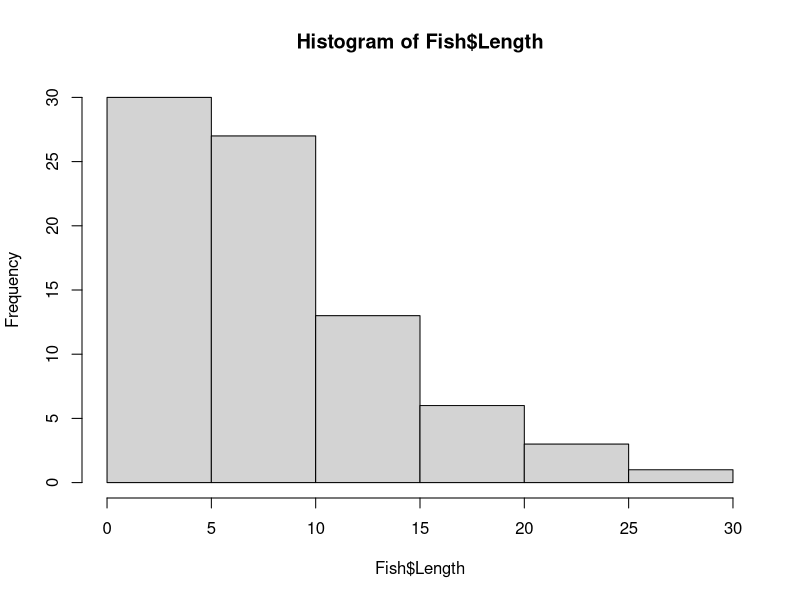
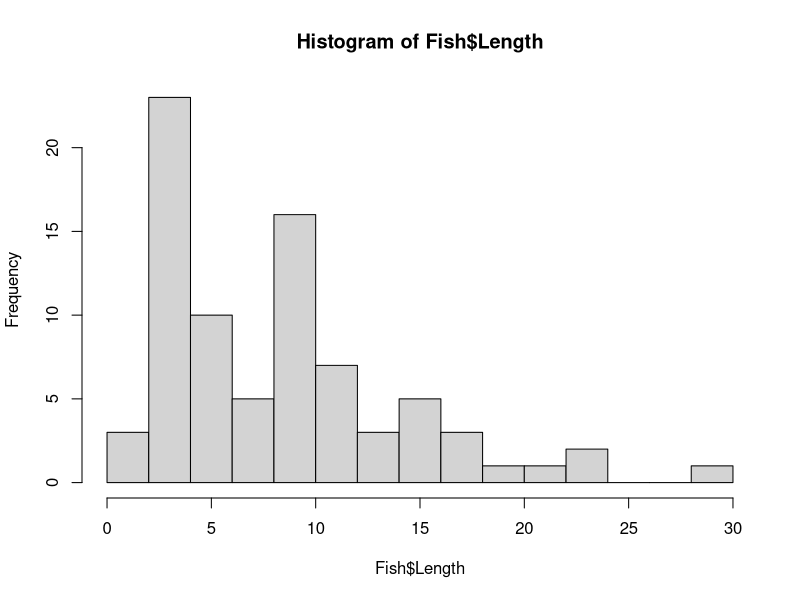
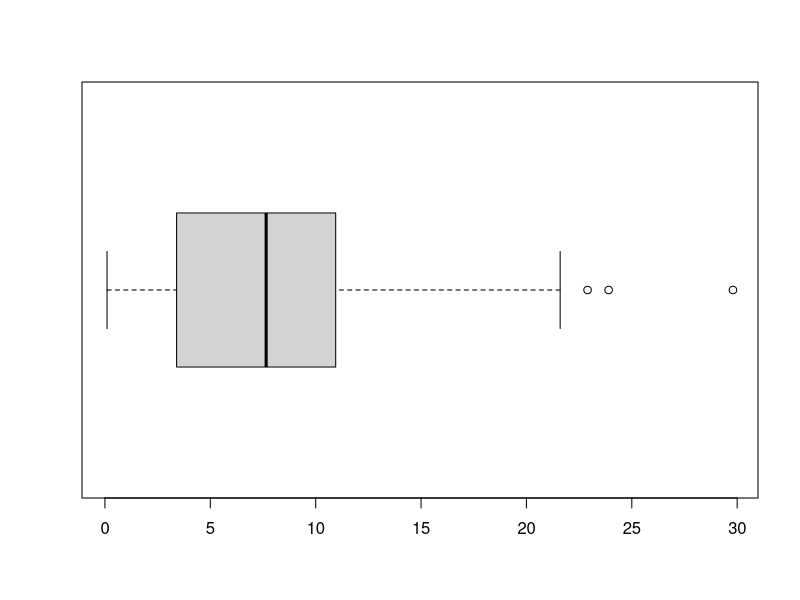
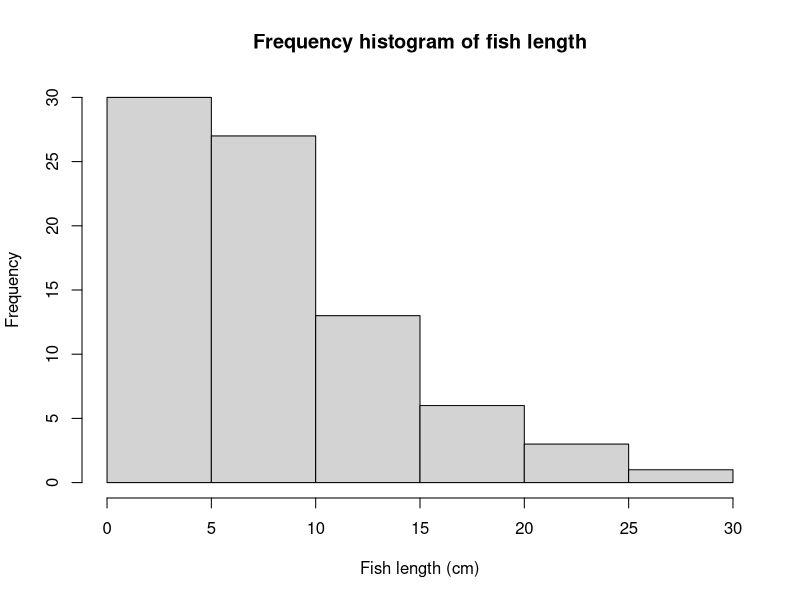
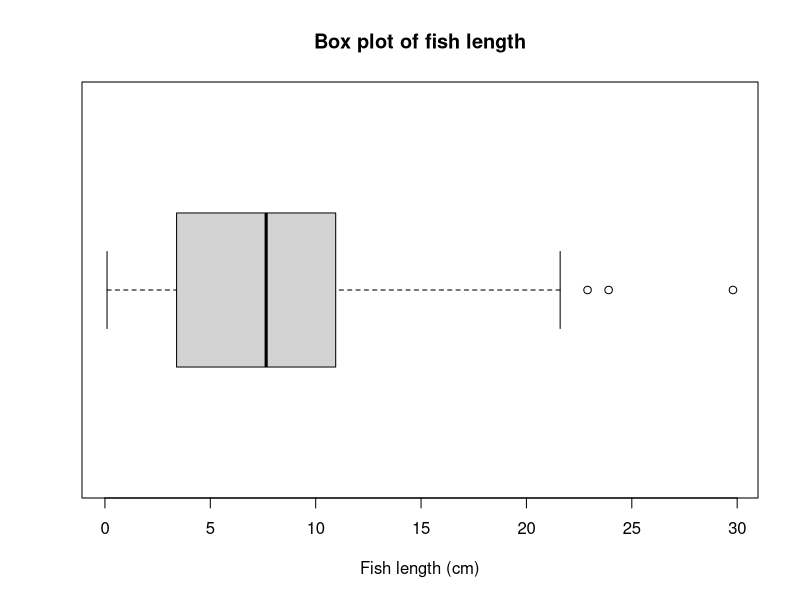
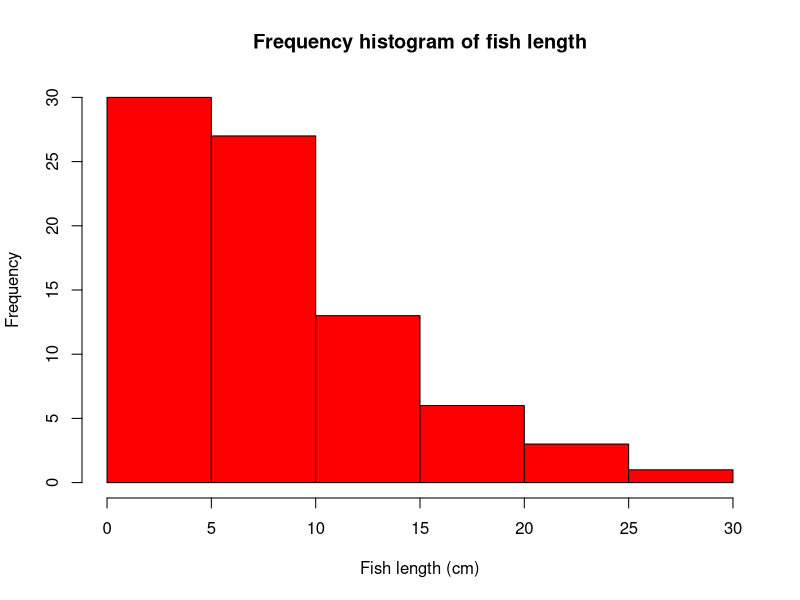

R code for these plots, in order:
## ---- chunk 1
Fish <- read.csv(file = "Estuary_fish.csv")
## ---- chunk 2
hist(Fish$Length)
## ---- chunk 3
hist(Fish$Length, breaks = 15)
## ---- chunk 4
boxplot(Fish$Length, horizontal = TRUE)
## ---- chunk 5
hist(Fish$Length, xlab = "Fish length (cm)", main = "Frequency histogram of fish length")

boxplot(Fish$Length, xlab = "Fish length (cm)", main = "Box plot of fish length", horizontal = TRUE)
## ---- chunk 6
hist(Fish$Length, xlab = "Fish length (cm)", main = "Frequency histogram of fish length", col = "red")
## ---- chunk 7
date()
